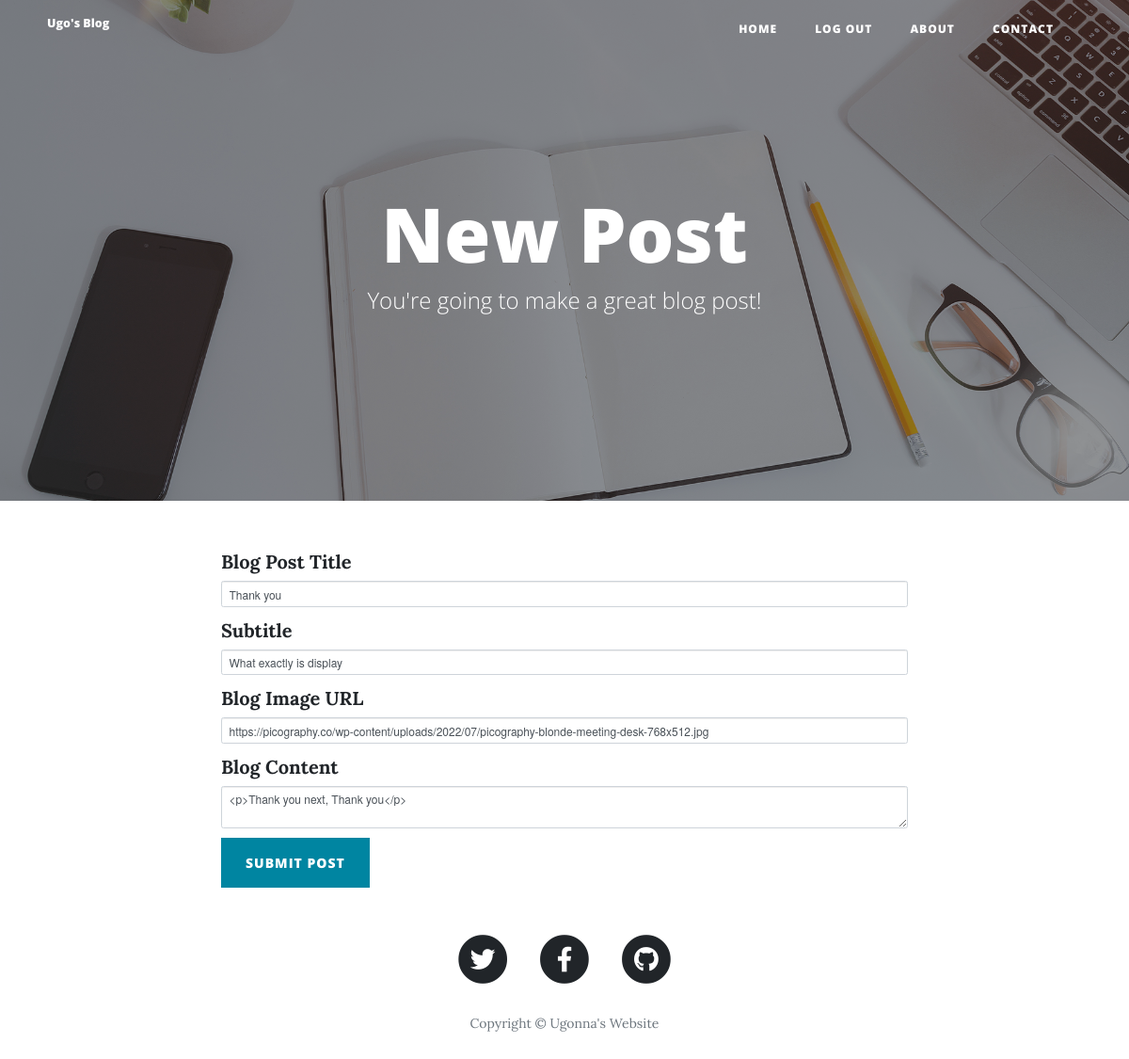
Page /edit-post/2 (signed in) on the committed database.
### main.py (models this page shows)
class BlogPost(db.Model):
    __tablename__ = "blog_posts"
    id = db.Column(db.Integer, primary_key=True)
    title = db.Column(db.String(250), unique=True, nullable=False)
    subtitle = db.Column(db.String(250), nullable=False)
    date = db.Column(db.String(250), nullable=False)
    body = db.Column(db.Text, nullable=False)
    img_url = db.Column(db.String(250), nullable=False)
    author_id = db.Column(db.Integer, db.ForeignKey('users.id'))
    author = db.relationship("User", back_populates="posts")
    comments_on_post = db.relationship("Comment", back_populates="blog_post")

### main.py (the view, shortened to what this page needs)
@app.route("/edit-post/<int:post_id>", methods=['POST', 'GET'])
@login_required
@admin_only
def edit_post(post_id):
    post = BlogPost.query.get(post_id)
    edit_form = CreatePostForm(
        title=post.title,
        subtitle=post.subtitle,
        img_url=post.img_url,
        body=post.body
    )
    return render_template("make-post.html", form=edit_form, current_user=current_user)

### forms.py
class CreatePostForm(FlaskForm):
    title = StringField("Blog Post Title", validators=[DataRequired()])
    subtitle = StringField("Subtitle", validators=[DataRequired()])
    img_url = StringField("Blog Image URL", validators=[DataRequired(), URL()])
    body = CKEditorField("Blog Content", validators=[DataRequired()])
    submit = SubmitField("Submit Post")

### main.py (called while the page is built)
@login_manager.user_loader
def load_user(user_id):
    return User.query.get(int(user_id))

def admin_only(f):
    @wraps(f)
    def decorated_function(*args, **kwargs):
        if current_user.id != 1:
            return abort(403)
        return f(*args, **kwargs)
    return decorated_function

### templates/make-post.html (shortened to what this page needs)
{% extends 'bootstrap/base.html' %}
{% import "bootstrap/wtf.html" as wtf %}
{% block content %}
{% include "header.html" %}
  <header class="masthead" style="background-image: url('{{ url_for('static', filename='img/edit-bg.jpg')}}')">
    <div class="overlay"></div>
    <div class="container">
      <div class="row">
        <div class="col-lg-8 col-md-10 mx-auto">
          <div class="page-heading">
            {% if is_edit: %}
            <h1>Edit Post</h1>
            {% else: %}
            <h1>New Post</h1>
            {% endif %}
            <span class="subheading">You're going to make a great blog post!</span>
          </div>
        </div>
      </div>
    </div>
  </header>
  <div class="container">
    <div class="row">
      <div class="col-lg-8 col-md-10 mx-auto">
        {{ wtf.quick_form(form, novalidate=True, button_map={"submit": "primary"}) }}
      </div>
    </div>
  </div>
{% include "footer.html" %}
{% endblock %}

### rows in the picture
BlogPost: title "Thank you", subtitle "What exactly is display", img_url "https://picography.co/wp-content/uploads/2022/07/picography-blonde-meeting-desk-768x512.jpg", body "<p>Thank you next, Thank you</p>"
